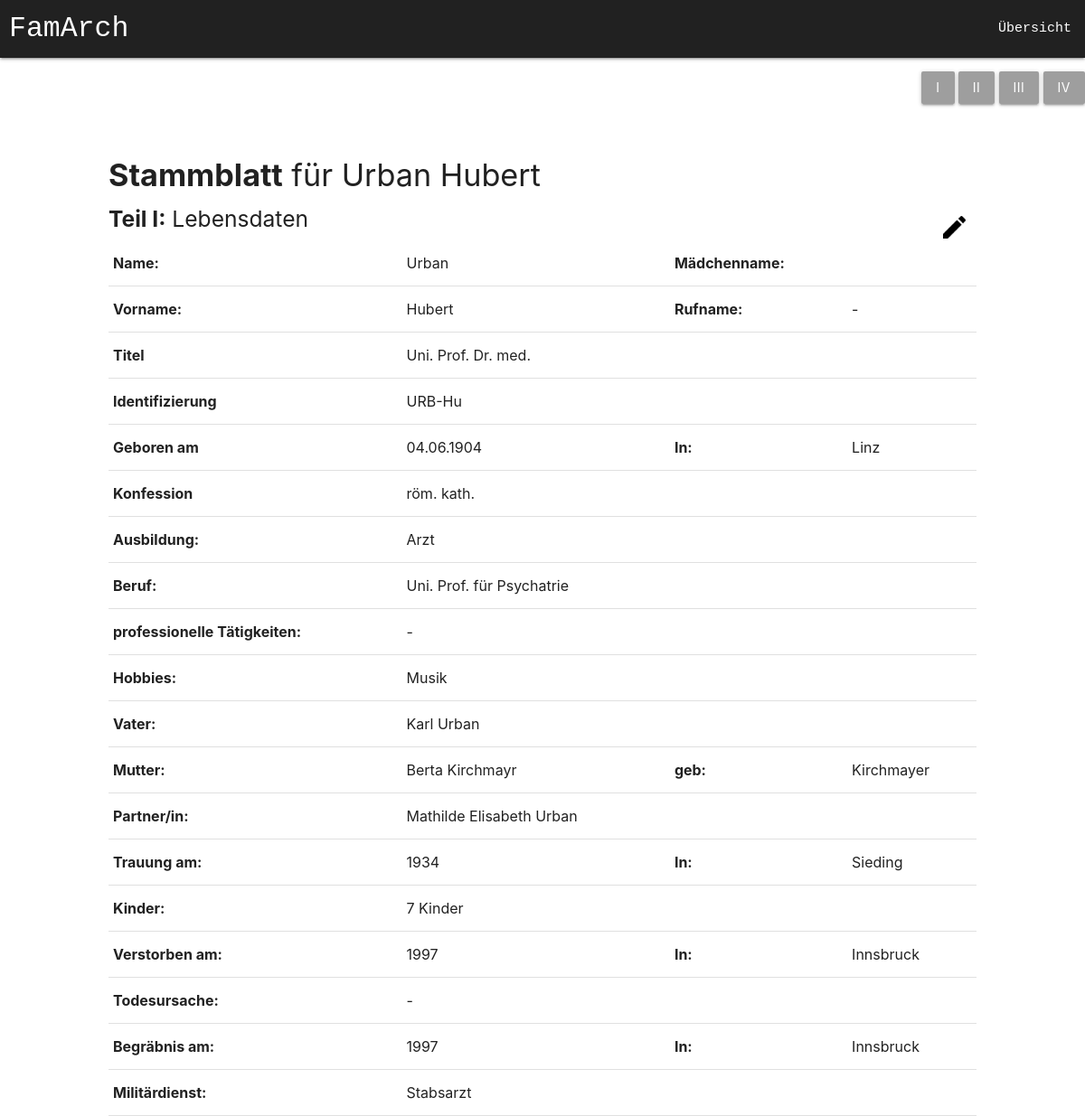
The page /nahansicht.php?curPerson=52 on the database its author committed.
### tables this page shows
CREATE TABLE lebensdaten (
		id INTEGER,
		nachname VARCHAR(400),
		vorname VARCHAR(400),
		maedName VARCHAR(400),
		rufname VARCHAR(400),
		titel VARCHAR(200),
		kurzzeichen VARCHAR(500),
		gebDatum VARCHAR(300),
		gebOrt VARCHAR(300),
		konfession VARCHAR(200),
		ausbildung VARCHAR(500),
		berufLaufbahn VARCHAR(200),
		profTaetigkeiten VARCHAR(100),
		hobbies VARCHAR(100),
		vater INTEGER,
		mutter INTEGER,
		gebMutter VARCHAR(200),
		partnerin INTEGER,
		trauDatum VARCHAR(300),
		trauOrt VARCHAR(300),
		kind VARCHAR(500),
		geschwister VARCHAR(500),
		verstorbenAm VARCHAR(300),
		verstorbenIn VARCHAR(300),
		todUrsache VARCHAR(300),
		begraebnisAm VARCHAR(300),
		begraebnisIn VARCHAR(300),
		militaerdienst VARCHAR(400),
		geschlecht VARCHAR(300),
		stammbaum boolean,
		PRIMARY KEY(id),
		FOREIGN KEY (vater) REFERENCES lebensdaten(id),
		FOREIGN KEY (mutter) REFERENCES lebensdaten(id),
		FOREIGN KEY (partnerin) REFERENCES lebensdaten(id)
	);

### nahansicht.php (called while the page is built, shortened)
<?php
include 'open.php';
$curPerson=$_GET['curPerson'];
if(isset($_GET['stammblattnr'])) {
	$stammblattnr=$_GET['stammblattnr'];
}
else {
	$stammblattnr=1;
}
$bearbeiten=false;
$row=$pdo -> query("SELECT * FROM lebensdaten WHERE id=$curPerson");
$person=$row->fetch();
$query=$pdo -> query("SELECT vorname,nachname FROM lebensdaten WHERE id=$person[vater]");
try {
	$vater_row = $query->fetch(PDO::FETCH_ASSOC);
	$vater = $vater_row['vorname'] . " " . $vater_row['nachname'];
}catch(Error $e) {
	$vater="";
}
$query=$pdo -> query("SELECT vorname,nachname FROM lebensdaten WHERE id=$person[mutter]");
try {
	$mutter_row = $query->fetch(PDO::FETCH_ASSOC);
	$mutter = $mutter_row['vorname'] . " " . $mutter_row['nachname'];
}catch(Error $e) {
	$mutter="";
}
$query=$pdo -> query("SELECT vorname,nachname FROM lebensdaten WHERE id=$person[partnerin]");
try {
	$partnerin_row = $query->fetch(PDO::FETCH_ASSOC);
	$partnerin = $partnerin_row['vorname'] . " " . $partnerin_row['nachname'];
}catch(Error $e) {
	$partnerin="";
}
if(isset($_GET['edit']) && $_GET['edit']=='true') {
	$bearbeiten=true;
}
else {
	$bearbeiten=false;
}
if($bearbeiten==true) {
	$personArray=array(
		"nachname" => "<input value=\"" . $person['nachname'] . "\" name=\"nachname\" type=\"text\" class=\"validate\">",
		"maedName" => "<input value=\"" . $person['maedName'] . "\" name=\"maedName\" type=\"text\" class=\"validate\">",
		"vorname" => "<input value=\"" . $person['vorname'] . "\" name=\"vorname\" type=\"text\" class=\"validate\">",
		"rufname" => "<input value=\"" . $person['rufname'] . "\" name=\"rufname\" type=\"text\" class=\"validate\">",
		"titel" => "<input value=\"" . $person['titel'] . "\" name=\"titel\" type=\"text\" class=\"validate\">",
		"kurzzeichen" => "<input value=\"" . $person['kurzzeichen'] . "\" name=\"kurzzeichen\" type=\"text\" class=\"validate\">",
		"gebDatum" => "<input value=\"" . $person['gebDatum'] . "\" name=\"gebDatum\" type=\"text\" class=\"validate\">",
		"gebOrt" => "<input value=\"" . $person['gebOrt'] . "\" name=\"gebOrt\" type=\"text\" class=\"validate\">",
		"konfession" => "<input value=\"" . $person['konfession'] . "\" name=\"konfession\" type=\"text\" class=\"validate\">",
		"ausbildung" => "<input value=\"" . $person['ausbildung'] . "\" name=\"ausbildung\" type=\"text\" class=\"validate\">",
		"berufLaufbahn" => "<input value=\"" . $person['berufLaufbahn'] . "\" name=\"berufLaufbahn\" type=\"text\" class=\"validate\">",
		"profTaetigkeiten" => "<input value=\"" . $person['profTaetigkeiten'] . "\" name=\"profTaetigkeiten\" type=\"text\" class=\"validate\">",
		"hobbies" => "<input value=\"" . $person['hobbies'] . "\" name=\"hobbies\" type=\"text\" class=\"validate\">",
		"vater" => "<input value=\"" . $vater . "\" name=\"vater\" type=\"text\" class=\"validate\">",
		"mutter" => "<input value=\"" . $mutter . "\" name=\"mutter\" type=\"text\" class=\"validate\">",
		"gebMutter" => "<input value=\"" . $person['gebMutter'] . "\" name=\"gebMutter\" type=\"text\" class=\"validate\">",
		"partnerin" => "<input value=\"" . $partnerin . "\" name=\"partnerin\" type=\"text\" class=\"validate\">",
		"trauDatum" => "<input value=\"" . $person['trauDatum'] . "\" name=\"trauDatum\" type=\"text\" class=\"validate\">",
		"trauOrt" => "<input value=\"" . $person['trauOrt'] . "\" name=\"trauOrt\" type=\"text\" class=\"validate\">",
		"kind" => "<input value=\"" . $person['kind'] . "\" name=\"kind\" type=\"text\" class=\"validate\">",
		"verstorbenAm" => "<input value=\"" . $person['verstorbenAm'] . "\" name=\"verstorbenAm\" type=\"text\" class=\"validate\">",
		"verstorbenIn" => "<input value=\"" . $person['verstorbenIn'] . "\" name=\"verstorbenIn\" type=\"text\" class=\"validate\">",
		"todUrsache" => "<input value=\"" . $person['todUrsache'] . "\" name=\"todUrsache\" type=\"text\" class=\"validate\">",
		"begraebnisAm" => "<input value=\"" . $person['begraebnisAm'] . "\" name=\"begraebnisAm\" type=\"text\" class=\"validate\">",
		"begraebnisIn" => "<input value=\"" . $person['begraebnisIn'] . "\" name=\"begraebnisIn\" type=\"text\" class=\"validate\">",
		"militaerdienst" => "<input value=\"" . $person['militaerdienst'] . "\" name=\"militaerdienst\" type=\"text\" class=\"validate\">",
	);
}
else {
	$personArray=array(
		"nachname" => $person['nachname'],
		"maedName" => $person['maedName'],
		"vorname" => $person['vorname'],
		"rufname" => $person['rufname'],
		"titel" => $person['titel'],
		"kurzzeichen" => $person['kurzzeichen'],
		"gebDatum" => $person['gebDatum'],
		"gebOrt" => $person['gebOrt'],
		"konfession" => $person['konfession'],
		"ausbildung" => $person['ausbildung'],
		"berufLaufbahn" => $person['berufLaufbahn'],
		"profTaetigkeiten" => $person['profTaetigkeiten'],
		"hobbies" => $person['hobbies'],
		"vater" => $vater,
		"mutter" => $mutter,
		"gebMutter" => $person['gebMutter'],
		"partnerin" => $partnerin,
		"trauDatum" => $person['trauDatum'],
		"trauOrt" => $person['trauOrt'],
		"kind" => $person['kind'],
		"verstorbenAm" => $person['verstorbenAm'],
		"verstorbenIn" => $person['verstorbenIn'],
		"todUrsache" => $person['todUrsache'],
		"begraebnisAm" => $person['begraebnisAm'],
		"begraebnisIn" => $person['begraebnisIn'],
		"militaerdienst" => $person['militaerdienst'],
	);
}
if($stammblattnr == 1) {
	$sb_nr = "I";
}
include 'nahansicht-gui_' . $sb_nr . '.php';
?>

### nahansicht-gui_I.php (the view, shortened to what this page needs)
<!doctype html>
<html>
	<head>
	<link type="text/css" rel="stylesheet" href="materialize/css/materialize.min.css" media="screen,projection">
	<link rel="stylesheet" href="style.css">
</head>
<body>
	<nav>
    <div class="nav-wrapper grey darken-4">
		<a href="index.php" class="brand-logo logo">FamArch</a>
    	<ul id="nav-mobile" class="right hide-on-med-and-down">
			<li><a href="uebersicht.php" class="navBar">Übersicht</a></li>
     	</ul>
    </div>
  </nav>
	<p align="right">
		<a href="nahansicht.php?curPerson=<?php echo $curPerson; ?>&stammblattnr=1" class='btn grey' value="0">I</a>
		<a href="nahansicht.php?curPerson=<?php echo $curPerson; ?>&stammblattnr=2" class='btn grey' value="0">II</a>
		<a href="nahansicht.php?curPerson=<?php echo $curPerson; ?>&stammblattnr=3" class='btn grey' value="0">III</a>
		<a href="nahansicht.php?curPerson=<?php echo $curPerson; ?>&stammblattnr=4" class='btn grey' value="0">IV</a>
	</p>
	<br>
	<div class="stammblattHeading">
		<h4 ><b>Stammblatt</b> für <?php echo $person['nachname']?> <?php echo $person['vorname']?></h4>
		<h5><b>Teil I:</b> Lebensdaten
			<?php
			if($bearbeiten==false){
				echo "<a href=\"nahansicht.php?curPerson=" . $curPerson . "&stammblattnr=1&edit=true\" class=\"btn-flat editBtn\" ><img src=\"img/edit.png\" alt=\"Bearbeitung\" class=\"editIcon\"></a>";
			}
			else {
				echo "<button class=\"btn-flat editBtn\" type=\"sumbit\" name=\"saveEdit\" value=\"saveEdit\"><img src=\"img/save.png\" alt=\"Bearbeitung\" class=\"editIcon\"></button>";
			}
			?>
		</h5>
	</div>
	<br>
	<div class="nahansichtGesamtTabelle">
		<table>
			<tbody>
			  <tr>
				<td><b>Name:</b></td>
				<td><?php echo $personArray['nachname']; ?></td>
				<td><b>Mädchenname:</b></td>
				<td><?php echo $personArray['maedName']?></td>
			  </tr>
			  <tr>
				<td><b>Vorname:</b></td>
				<td><?php echo $personArray['vorname']?></td>
				<td><b>Rufname:</b></td>
				<td><?php echo $personArray['rufname']?></td>
			  </tr>
			  <tr>
				<td><b>Titel</b></td>
				<td><?php echo $personArray['titel']?></td>
			  </tr>
			  <tr>
				<td><b>Identifizierung</b></td>
				<td><?php echo $personArray['kurzzeichen']?></td>
			  </tr>
			  <tr>
				<td><b>Geboren am</b></td>
				<td><?php echo $personArray['gebDatum']?></td>
				<td><b>In:</b></td>
				<td><?php echo $personArray['gebOrt']?></td>
			  </tr>
			  <tr>
				<td><b>Konfession</b></td>
				<td><?php echo $personArray['konfession']?></td>
			  </tr>
			  <tr>
				<td><b>Ausbildung:</b></td>
				<td><?php echo $personArray['ausbildung']?></td>
			  </tr>
			  <tr>
				<td><b>Beruf:</b></td>
				<td><?php echo $personArray['berufLaufbahn']?></td>
			  </tr>
			  <tr>
				<td><b>professionelle Tätigkeiten:</b></td>
				<td><?php echo $personArray['profTaetigkeiten']?></td>
			  </tr>
			  <tr>
				<td><b>Hobbies:</b></td>
				<td><?php echo $personArray['hobbies']?></td>
			  </tr>
			  <tr>
				<td><b>Vater:</b></td>
				<td><?php echo $personArray['vater'] ?></td>
			  </tr>
			  <tr>
				<td><b>Mutter:</b></td>
				<td><?php echo $personArray['mutter']?></td>
				<td><b>geb:</b></td>
				<td ><?php echo $personArray['gebMutter']?></td>
			  </tr>
			  <tr>
				<td><b>Partner/in:</b></td>
				<td><?php echo $personArray['partnerin']?></td>
			  </tr>
			  <tr>
				<td><b>Trauung am:</b></td>
				<td><?php echo $personArray['trauDatum']?></td>
				<td><b>In:</b></td>
				<td><?php echo $personArray['trauOrt']?></td>
			  </tr>
			  <tr>
				<td><b>Kinder:</b></td>
				<td><?php echo $personArray['kind']?></td>
			  </tr>
			  <tr>
				<td><b>Verstorben am:</b></td>
				<td><?php echo $personArray['verstorbenAm']?></td>
				<td><b>In:</b></td>
				<td><?php echo $personArray['verstorbenIn']?></td>
			  </tr>
			  <tr>
				<td><b>Todesursache:</b></td>
				<td><?php echo $personArray['todUrsache']?></td>
			  </tr>
			  <tr>
				<td><b>Begräbnis am:</b></td>
				<td><?php echo $personArray['begraebnisAm']?></td>
				<td><b>In:</b></td>
				<td><?php echo $personArray['begraebnisIn']?></td>
			  </tr>
			  <tr>
				<td><b>Militärdienst:</b></td>
				<td><?php echo $personArray['militaerdienst']?></td>
			  </tr>
			</tbody>
		  </table>
	</div>
</body></html>

### style.css (style rules this page uses)
.stammblattHeading { margin-left:10%; float:left; width:80%; }
.editBtn { position:absolute; right:10%; width: 50px; height: 50px; }
.editIcon { position:absolute; top:10px; left:13px; width: 25px; height: 25px; }
.nahansichtGesamtTabelle { width:80%; margin-left: 10%; }
.navBar { font-family:Consolas, "Andale Mono", "Lucida Console", "Lucida Sans Typewriter", Monaco, "Courier New", "monospace"; }
.logo { margin-left: 10px; font-family:Consolas, "Andale Mono", "Lucida Console", "Lucida Sans Typewriter", Monaco, "Courier New", "monospace"; }

### rows shown on the page
lebensdaten: nachname "Urban", vorname "Hubert", rufname "-", titel "Uni. Prof. Dr. med.", kurzzeichen "URB-Hu", gebDatum "04.06.1904", gebOrt "Linz", konfession "röm. kath.", ausbildung "Arzt", berufLaufbahn "Uni. Prof. für Psychatrie", profTaetigkeiten "-", hobbies "Musik", gebMutter "Kirchmayer", trauDatum "1934", trauOrt "Sieding", kind "7 Kinder", verstorbenAm "1997", verstorbenIn "Innsbruck", todUrsache "-", begraebnisAm "1997", begraebnisIn "Innsbruck", militaerdienst "Stabsarzt"

### other values the page prints
$personArray['vater'] "Karl Urban"
$personArray['mutter'] "Berta Kirchmayr"
$personArray['partnerin'] "Mathilde Elisabeth Urban"
